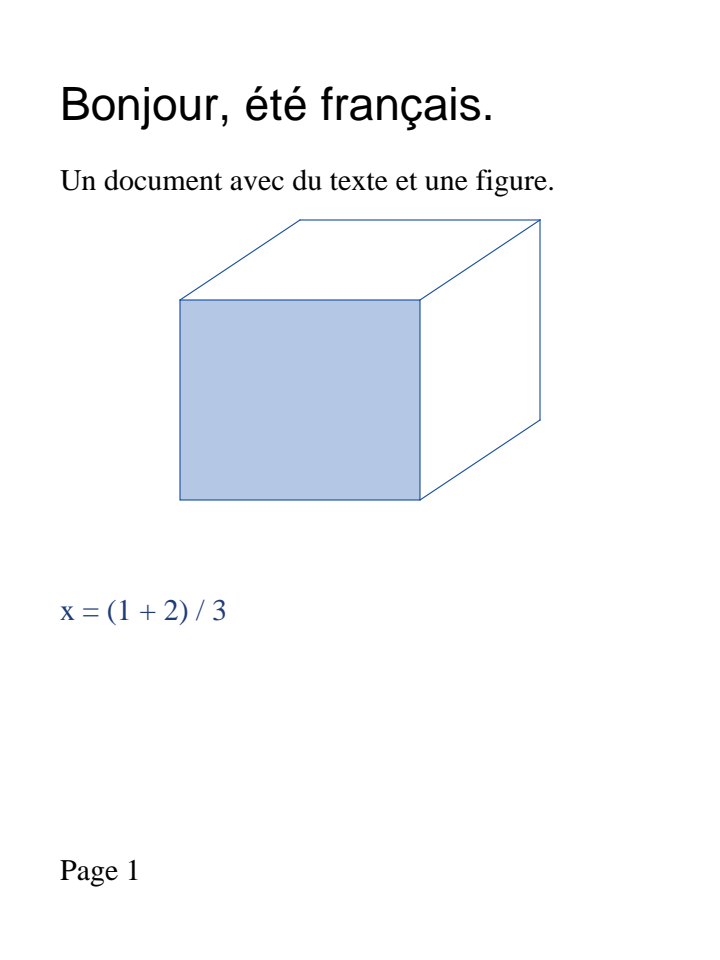
#> input picture tests/fixtures/scan.png, 720 x 960 px
$ python -i deskew.py   (imports and definitions only)
#> lines starting #> are read from the running program, lines starting #| are printed output that depends on the picture; after the words box and inside, x2 and y2 are one past the last pixel; in counts of white or black regions, pixels touching at a corner belong together
#> further down, picture is the input picture: PIL image 720x960 RGB; mean R, G, B 246.5, 248, 250.3
# SPDX-License-Identifier: MPL-2.0
"""Conservative text-line deskewing with rigid, non-destructive PDF rotation."""

import math

import cv2
import numpy as np
import pikepdf
from PIL import Image

MAX_ANGLE = 7.0
MIN_ANGLE = 0.25


def detect_skew(image):
    """Return a correction in degrees, or zero when text evidence is uncertain."""
    gray = np.asarray(image.convert("L")) if isinstance(image, Image.Image) else image
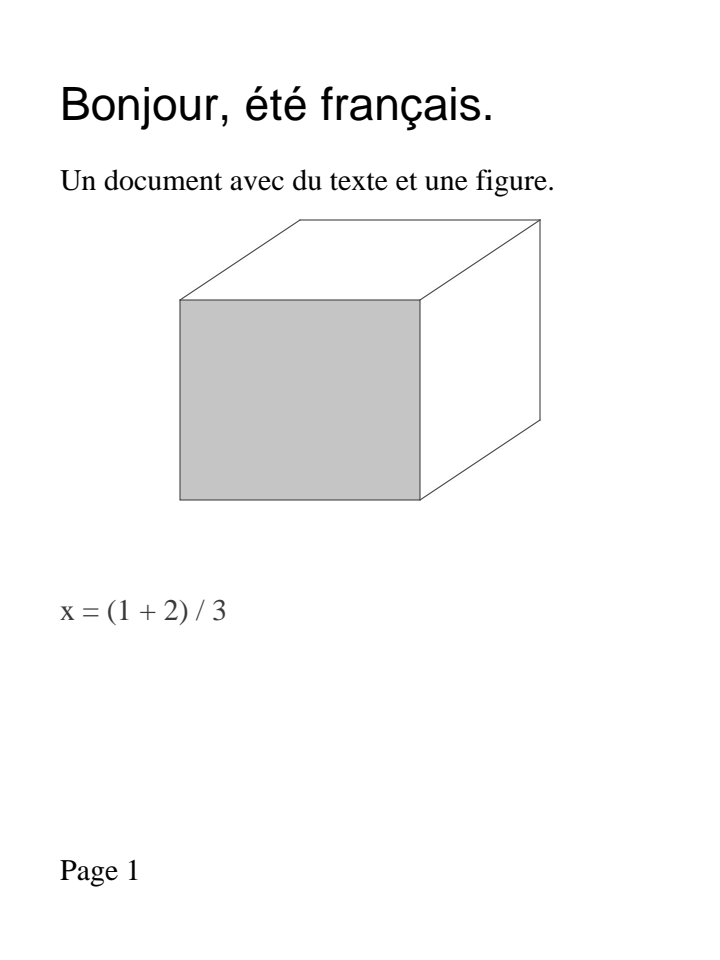
#> gray: shape (960, 720); min 0, max 255, mean 247.8
    if gray.ndim == 3:
        gray = gray[..., 0]
    scale = min(1, 1200 / max(gray.shape))
#> scale = 1
    if scale < 1:
        gray = cv2.resize(gray, None, fx=scale, fy=scale, interpolation=cv2.INTER_AREA)
    if min(gray.shape) < 100 or np.mean(gray > 220) < 0.5:
        return 0.0
    _, ink = cv2.threshold(gray, 0, 1, cv2.THRESH_BINARY_INV | cv2.THRESH_OTSU)
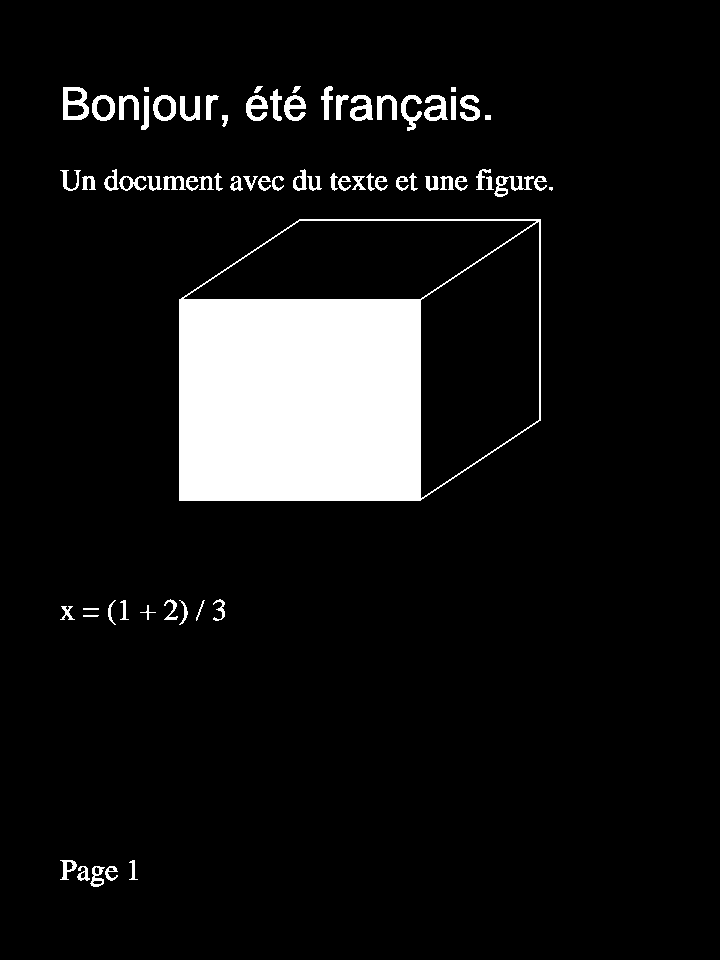
#> ink: shape (960, 720); values 0 (black) and 1 (white), 8.7% white; 70 white regions (1 under 20 px), largest, box (x1, y1, x2, y2) and area: (179, 219, 541, 501) 50474, (63, 87, 89, 120) 491, (350, 95, 373, 121) 342
    _, labels, stats, _ = cv2.connectedComponentsWithStats(ink)
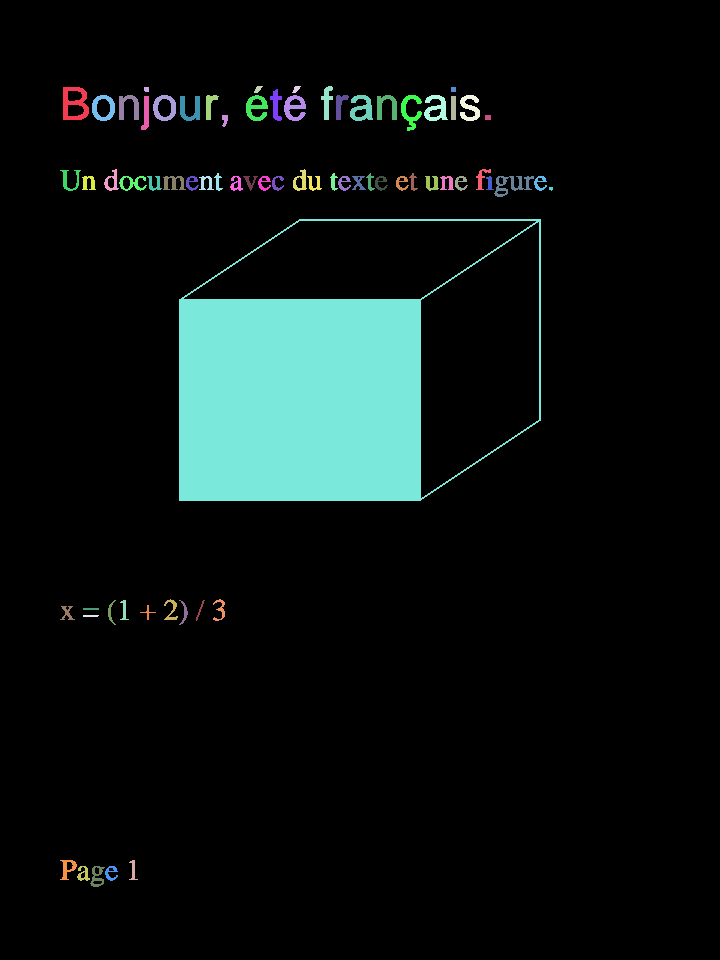
#> labels: shape (960, 720) int32; 71 distinct labels, from 0 to 70; one colour per label, 0 black
#> stats = 71 rows, first 6: [0, 0, 720, 960, 631149], [63, 87, 26, 33, 491], [144, 87, 5, 5, 24], [254, 86, 9, 7, 37], [292, 86, 9, 7, 36], [321, 86, 12, 34, 209]
    h, w = gray.shape
#> h = 960; w = 720
    valid = (
        (stats[:, cv2.CC_STAT_AREA] >= 3)
        & (stats[:, cv2.CC_STAT_AREA] < h * w * 0.002)
        & (stats[:, cv2.CC_STAT_WIDTH] < w * 0.08)
        & (stats[:, cv2.CC_STAT_HEIGHT] < h * 0.08)
    )
    valid[0] = False
    if np.count_nonzero(valid) < 30:
        return 0.0
    mask = valid[labels].astype("uint8")
#> mask: shape (960, 720); values 0 (black) and 1 (white), 1.4% white; 69 white regions (1 under 20 px), largest, box (x1, y1, x2, y2) and area: (63, 87, 89, 120) 491, (350, 95, 373, 121) 342, (424, 95, 448, 121) 339

    def score(angle, pixels):
#> called with angle = -7
        ph, pw = pixels.shape
#> ph = 960; pw = 720
        matrix = cv2.getRotationMatrix2D((pw / 2, ph / 2), angle, 1)
        rotated = cv2.warpAffine(pixels, matrix, (pw, ph), flags=cv2.INTER_NEAREST)
#> rotated: shape (960, 720); values 0 (black) and 1 (white), 1.4% white; 68 white regions (1 under 20 px), largest, box (x1, y1, x2, y2) and area: (109, 54, 136, 89) 492, (468, 106, 492, 133) 343, (394, 98, 418, 124) 342
        rows = rotated.sum(axis=1).astype("float64")
#> rows = 960 values, max 109 at index 110, min 0 at index 0, mean 9.98
        return float(np.square(np.diff(rows)).sum())

    angles = np.arange(-MAX_ANGLE, MAX_ANGLE + 0.01, 0.5)
    scores = np.array([score(a, mask) for a in angles])
#> in score (call 2), `rotated = cv2.warpAffine(pixels, matrix, (pw, ph), flags=cv2.INTER_NEA..`: rotated: shape (960, 720); values 0 (black) and 1 (white), 1.4% white; 66 white regions (1 under 20 px), largest, box (x1, y1, x2, y2) and area: (106, 56, 133, 91) 492, (391, 97, 414, 124) 342, (465, 105, 488, 132) 339
#> in score (call 3), `rotated = cv2.warpAffine(pixels, matrix, (pw, ph), flags=cv2.INTER_NEA..`: rotated: shape (960, 720); values 0 (black) and 1 (white), 1.4% white; 68 white regions (2 under 20 px), largest, box (x1, y1, x2, y2) and area: (102, 58, 129, 93) 489, (523, 192, 577, 213) 422, (388, 97, 411, 123) 342
#> in score (call 4), `rotated = cv2.warpAffine(pixels, matrix, (pw, ph), flags=cv2.INTER_NEA..`: rotated: shape (960, 720); values 0 (black) and 1 (white), 1.4% white; 68 white regions (1 under 20 px), largest, box (x1, y1, x2, y2) and area: (99, 60, 126, 95) 491, (385, 96, 408, 123) 342, (459, 104, 482, 130) 338
#> in score (call 5), `rotated = cv2.warpAffine(pixels, matrix, (pw, ph), flags=cv2.INTER_NEA..`: rotated: shape (960, 720); values 0 (black) and 1 (white), 1.4% white; 69 white regions (1 under 20 px), largest, box (x1, y1, x2, y2) and area: (96, 63, 123, 97) 491, (382, 96, 405, 122) 343, (456, 103, 479, 129) 339
#> in score (call 6), `rotated = cv2.warpAffine(pixels, matrix, (pw, ph), flags=cv2.INTER_NEA..`: rotated: shape (960, 720); values 0 (black) and 1 (white), 1.4% white; 69 white regions (2 under 20 px), largest, box (x1, y1, x2, y2) and area: (92, 65, 119, 99) 490, (379, 96, 401, 122) 341, (452, 102, 476, 128) 338
#> in score (call 7), `rotated = cv2.warpAffine(pixels, matrix, (pw, ph), flags=cv2.INTER_NEA..`: rotated: shape (960, 720); values 0 (black) and 1 (white), 1.4% white; 69 white regions (1 under 20 px), largest, box (x1, y1, x2, y2) and area: (89, 67, 116, 101) 491, (375, 96, 398, 122) 340, (449, 101, 473, 127) 337
#> in score (call 8), `rotated = cv2.warpAffine(pixels, matrix, (pw, ph), flags=cv2.INTER_NEA..`: rotated: shape (960, 720); values 0 (black) and 1 (white), 1.4% white; 69 white regions (1 under 20 px), largest, box (x1, y1, x2, y2) and area: (86, 70, 112, 104) 490, (372, 96, 395, 122) 342, (446, 100, 470, 126) 340
#> in score (call 9), `rotated = cv2.warpAffine(pixels, matrix, (pw, ph), flags=cv2.INTER_NEA..`: rotated: shape (960, 720); values 0 (black) and 1 (white), 1.4% white; 68 white regions (1 under 20 px), largest, box (x1, y1, x2, y2) and area: (82, 72, 109, 106) 491, (369, 95, 392, 122) 343, (443, 99, 467, 125) 340
#> in score (call 10), `rotated = cv2.warpAffine(pixels, matrix, (pw, ph), flags=cv2.INTER_NEA..`: rotated: shape (960, 720); values 0 (black) and 1 (white), 1.4% white; 69 white regions (1 under 20 px), largest, box (x1, y1, x2, y2) and area: (79, 74, 106, 108) 490, (366, 95, 389, 121) 342, (440, 98, 464, 125) 339
#> in score (call 11), `rotated = cv2.warpAffine(pixels, matrix, (pw, ph), flags=cv2.INTER_NEA..`: rotated: shape (960, 720); values 0 (black) and 1 (white), 1.4% white; 69 white regions (1 under 20 px), largest, box (x1, y1, x2, y2) and area: (76, 77, 102, 110) 490, (363, 95, 386, 121) 343, (437, 98, 461, 124) 340
#> in score (call 12), `rotated = cv2.warpAffine(pixels, matrix, (pw, ph), flags=cv2.INTER_NEA..`: rotated: shape (960, 720); values 0 (black) and 1 (white), 1.4% white; 68 white regions (1 under 20 px), largest, box (x1, y1, x2, y2) and area: (73, 79, 99, 113) 491, (360, 95, 382, 121) 342, (434, 97, 457, 123) 339
#> in score (call 13), `rotated = cv2.warpAffine(pixels, matrix, (pw, ph), flags=cv2.INTER_NEA..`: rotated: shape (960, 720); values 0 (black) and 1 (white), 1.4% white; 69 white regions (1 under 20 px), largest, box (x1, y1, x2, y2) and area: (69, 82, 96, 115) 491, (356, 95, 379, 121) 342, (430, 96, 454, 122) 338
#> in score (call 14), `rotated = cv2.warpAffine(pixels, matrix, (pw, ph), flags=cv2.INTER_NEA..`: rotated: shape (960, 720); values 0 (black) and 1 (white), 1.4% white; 69 white regions (1 under 20 px), largest, box (x1, y1, x2, y2) and area: (66, 84, 92, 118) 491, (353, 95, 376, 121) 342, (427, 96, 451, 122) 339
#> in score (call 16), `rotated = cv2.warpAffine(pixels, matrix, (pw, ph), flags=cv2.INTER_NEA..`: rotated: shape (960, 720); values 0 (black) and 1 (white), 1.4% white; 69 white regions (1 under 20 px), largest, box (x1, y1, x2, y2) and area: (60, 89, 86, 123) 491, (347, 95, 370, 121) 342, (421, 94, 445, 120) 339
#> in score (call 17), `rotated = cv2.warpAffine(pixels, matrix, (pw, ph), flags=cv2.INTER_NEA..`: rotated: shape (960, 720); values 0 (black) and 1 (white), 1.4% white; 69 white regions (1 under 20 px), largest, box (x1, y1, x2, y2) and area: (56, 92, 83, 125) 491, (344, 95, 367, 121) 342, (418, 94, 442, 120) 340
#> in score (call 18), `rotated = cv2.warpAffine(pixels, matrix, (pw, ph), flags=cv2.INTER_NEA..`: rotated: shape (960, 720); values 0 (black) and 1 (white), 1.4% white; 69 white regions (1 under 20 px), largest, box (x1, y1, x2, y2) and area: (53, 94, 79, 128) 491, (340, 95, 364, 121) 342, (414, 93, 439, 119) 339
#> in score (call 19), `rotated = cv2.warpAffine(pixels, matrix, (pw, ph), flags=cv2.INTER_NEA..`: rotated: shape (960, 720); values 0 (black) and 1 (white), 1.4% white; 69 white regions (1 under 20 px), largest, box (x1, y1, x2, y2) and area: (49, 97, 76, 131) 491, (337, 95, 360, 121) 343, (411, 92, 435, 119) 338
#> in score (call 20), `rotated = cv2.warpAffine(pixels, matrix, (pw, ph), flags=cv2.INTER_NEA..`: rotated: shape (960, 720); values 0 (black) and 1 (white), 1.4% white; 69 white regions (1 under 20 px), largest, box (x1, y1, x2, y2) and area: (46, 100, 73, 133) 489, (334, 95, 357, 122) 342, (408, 92, 432, 118) 340
#> in score (call 21), `rotated = cv2.warpAffine(pixels, matrix, (pw, ph), flags=cv2.INTER_NEA..`: rotated: shape (960, 720); values 0 (black) and 1 (white), 1.4% white; 69 white regions (1 under 20 px), largest, box (x1, y1, x2, y2) and area: (43, 102, 70, 136) 491, (331, 95, 354, 122) 343, (405, 91, 429, 118) 341
#> in score (call 22), `rotated = cv2.warpAffine(pixels, matrix, (pw, ph), flags=cv2.INTER_NEA..`: rotated: shape (960, 720); values 0 (black) and 1 (white), 1.4% white; 70 white regions (1 under 20 px), largest, box (x1, y1, x2, y2) and area: (40, 105, 67, 139) 493, (327, 95, 351, 122) 341, (401, 91, 426, 117) 337
#> in score (call 23), `rotated = cv2.warpAffine(pixels, matrix, (pw, ph), flags=cv2.INTER_NEA..`: rotated: shape (960, 720); values 0 (black) and 1 (white), 1.4% white; 69 white regions (1 under 20 px), largest, box (x1, y1, x2, y2) and area: (36, 108, 64, 142) 489, (398, 90, 423, 117) 340, (324, 96, 348, 122) 340
#> in score (call 24), `rotated = cv2.warpAffine(pixels, matrix, (pw, ph), flags=cv2.INTER_NEA..`: rotated: shape (960, 720); values 0 (black) and 1 (white), 1.4% white; 69 white regions (1 under 20 px), largest, box (x1, y1, x2, y2) and area: (33, 110, 61, 144) 492, (321, 96, 345, 122) 342, (395, 90, 419, 117) 340
#> in score (call 25), `rotated = cv2.warpAffine(pixels, matrix, (pw, ph), flags=cv2.INTER_NEA..`: rotated: shape (960, 720); values 0 (black) and 1 (white), 1.4% white; 68 white regions (1 under 20 px), largest, box (x1, y1, x2, y2) and area: (30, 113, 58, 147) 490, (318, 96, 341, 123) 341, (392, 90, 416, 116) 339
#> in score (call 26), `rotated = cv2.warpAffine(pixels, matrix, (pw, ph), flags=cv2.INTER_NEA..`: rotated: shape (960, 720); values 0 (black) and 1 (white), 1.4% white; 69 white regions (1 under 20 px), largest, box (x1, y1, x2, y2) and area: (27, 116, 55, 150) 492, (315, 96, 338, 123) 343, (388, 89, 413, 116) 339
#> in score (call 27), `rotated = cv2.warpAffine(pixels, matrix, (pw, ph), flags=cv2.INTER_NEA..`: rotated: shape (960, 720); values 0 (black) and 1 (white), 1.4% white; 68 white regions (1 under 20 px), largest, box (x1, y1, x2, y2) and area: (24, 119, 52, 153) 489, (311, 97, 335, 124) 342, (385, 89, 410, 116) 337
#> in score (call 28), `rotated = cv2.warpAffine(pixels, matrix, (pw, ph), flags=cv2.INTER_NEA..`: rotated: shape (960, 720); values 0 (black) and 1 (white), 1.4% white; 69 white regions (1 under 20 px), largest, box (x1, y1, x2, y2) and area: (20, 121, 49, 156) 493, (308, 97, 332, 124) 341, (382, 89, 407, 115) 338
#> in score (call 29), `rotated = cv2.warpAffine(pixels, matrix, (pw, ph), flags=cv2.INTER_NEA..`: rotated: shape (960, 720); values 0 (black) and 1 (white), 1.4% white; 68 white regions (1 under 20 px), largest, box (x1, y1, x2, y2) and area: (17, 124, 46, 159) 488, (305, 97, 329, 124) 344, (378, 88, 403, 115) 337
#> scores = 29 values, max 172436 at index 14, min 7192 at index 28, mean 21116.9
    best = float(angles[scores.argmax()])
#> best = 0
    fine = np.arange(best - 0.4, best + 0.401, 0.05)
#> fine = 17 values from -0.4 to 0.4
    best = float(max(fine, key=lambda a: score(a, mask)))
#> in score (call 31), `rotated = cv2.warpAffine(pixels, matrix, (pw, ph), flags=cv2.INTER_NEA..`: rotated: shape (960, 720); values 0 (black) and 1 (white), 1.4% white; 69 white regions (1 under 20 px), largest, box (x1, y1, x2, y2) and area: (65, 85, 91, 118) 491, (352, 95, 375, 121) 342, (426, 95, 450, 121) 339
#> in score (call 32), `rotated = cv2.warpAffine(pixels, matrix, (pw, ph), flags=cv2.INTER_NEA..`: rotated: shape (960, 720); values 0 (black) and 1 (white), 1.4% white; 69 white regions (1 under 20 px), largest, box (x1, y1, x2, y2) and area: (65, 85, 91, 119) 491, (352, 95, 375, 121) 342, (426, 95, 450, 121) 339
#> in score (call 34), `matrix = cv2.getRotationMatrix2D((pw / 2, ph / 2), angle, 1)`: matrix = [[1, -0.00349, 1.68], [0.00349, 1, -1.25]]
#> in score (call 34), `rotated = cv2.warpAffine(pixels, matrix, (pw, ph), flags=cv2.INTER_NEA..`:
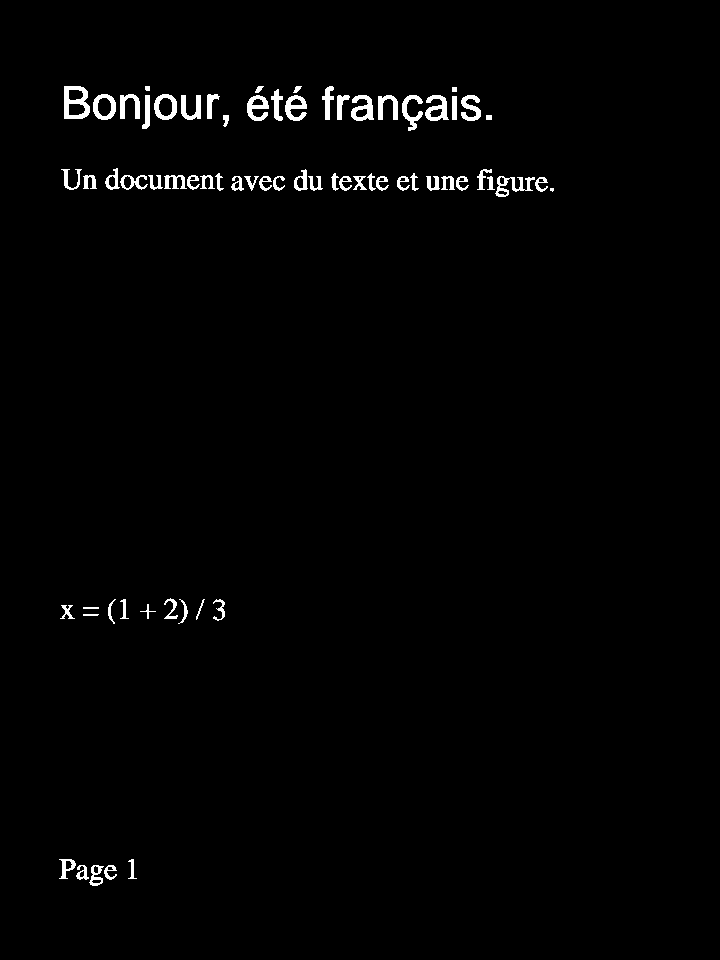
#> rotated: shape (960, 720); values 0 (black) and 1 (white), 1.4% white; 69 white regions (1 under 20 px), largest, box (x1, y1, x2, y2) and area: (64, 86, 90, 119) 491, (351, 95, 374, 121) 342, (425, 95, 449, 121) 339
#> in score (call 34), `rows = rotated.sum(axis=1).astype("float64")`: rows = 960 values, max 288 at index 188, min 0 at index 0, mean 9.98
#> in score (call 36), `matrix = cv2.getRotationMatrix2D((pw / 2, ph / 2), angle, 1)`: matrix = [[1, -0.00175, 0.838], [0.00175, 1, -0.628]]
#> in score (call 36), `rotated = cv2.warpAffine(pixels, matrix, (pw, ph), flags=cv2.INTER_NEA..`:
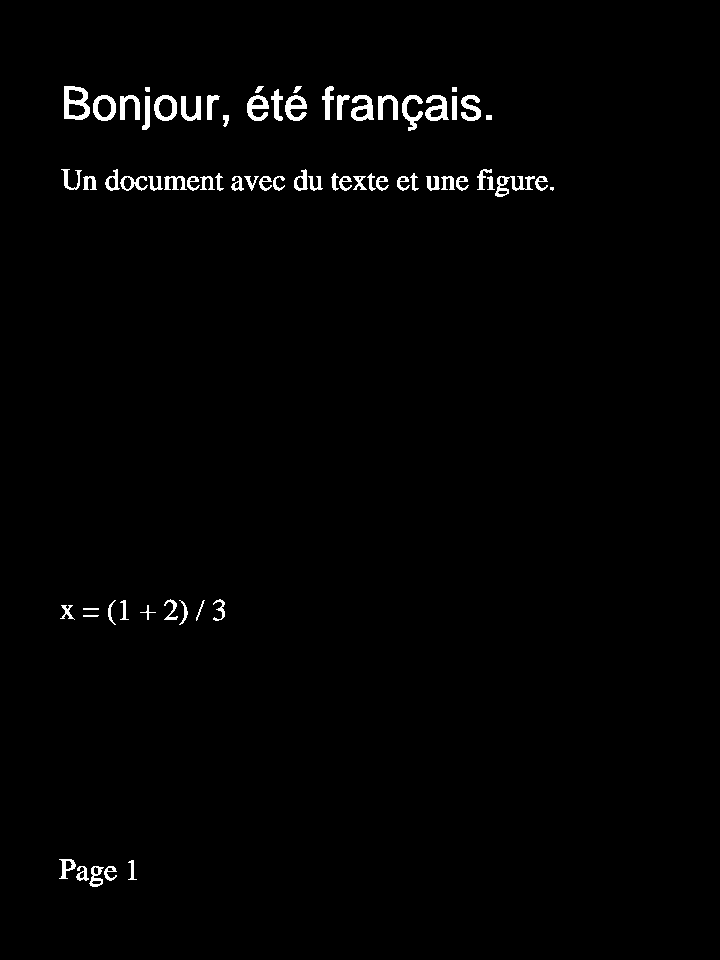
#> rotated: shape (960, 720); values 0 (black) and 1 (white), 1.4% white; 69 white regions (1 under 20 px), largest, box (x1, y1, x2, y2) and area: (64, 86, 90, 120) 491, (351, 95, 374, 121) 342, (425, 95, 449, 121) 339
#> in score (call 36), `rows = rotated.sum(axis=1).astype("float64")`: rows = 960 values, max 289 at index 177, min 0 at index 0, mean 9.98
#> in score (call 40), `matrix = cv2.getRotationMatrix2D((pw / 2, ph / 2), angle, 1)`: matrix = [[1, 0.00175, -0.837], [-0.00175, 1, 0.629]]
#> in score (call 40), `rotated = cv2.warpAffine(pixels, matrix, (pw, ph), flags=cv2.INTER_NEA..`:
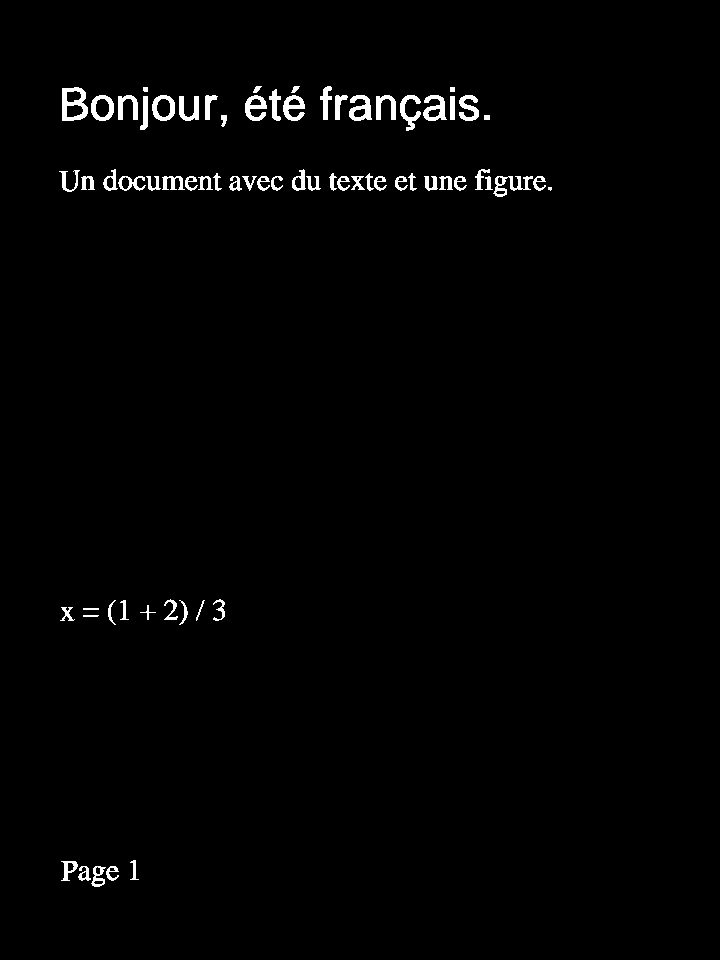
#> rotated: shape (960, 720); values 0 (black) and 1 (white), 1.4% white; 69 white regions (1 under 20 px), largest, box (x1, y1, x2, y2) and area: (62, 87, 88, 121) 491, (349, 95, 372, 121) 342, (423, 95, 447, 121) 339
#> best = -0.05
    peak, baseline = score(best, mask), score(0, mask)
#> peak = 172436; baseline = 172436
    if (
        abs(best) < MIN_ANGLE
        or abs(best) >= MAX_ANGLE - 0.25
        or peak < baseline * 1.12
        or peak < np.median(scores) * 1.5
    ):
        return 0.0
    # Independent text bands must agree; a single diagram cannot turn the page.
    votes = 0
    for band in np.array_split(mask, 3):
        if np.count_nonzero(band) < 100:
            continue
        candidates = np.arange(-MAX_ANGLE, MAX_ANGLE + 0.01, 0.25)
        estimate = float(max(candidates, key=lambda a: score(a, band)))
        if abs(estimate - best) <= 0.4:
            votes += 1
    return round(best, 2) if votes >= 2 else 0.0


# [57 lines left out: functions rotation_geometry, straighten_page, rotate_ocr, not called in this run]

>>> from PIL import Image
>>> picture = Image.open('../../tests/fixtures/scan.png')
>>> result = detect_skew(picture)
#> result = 0
